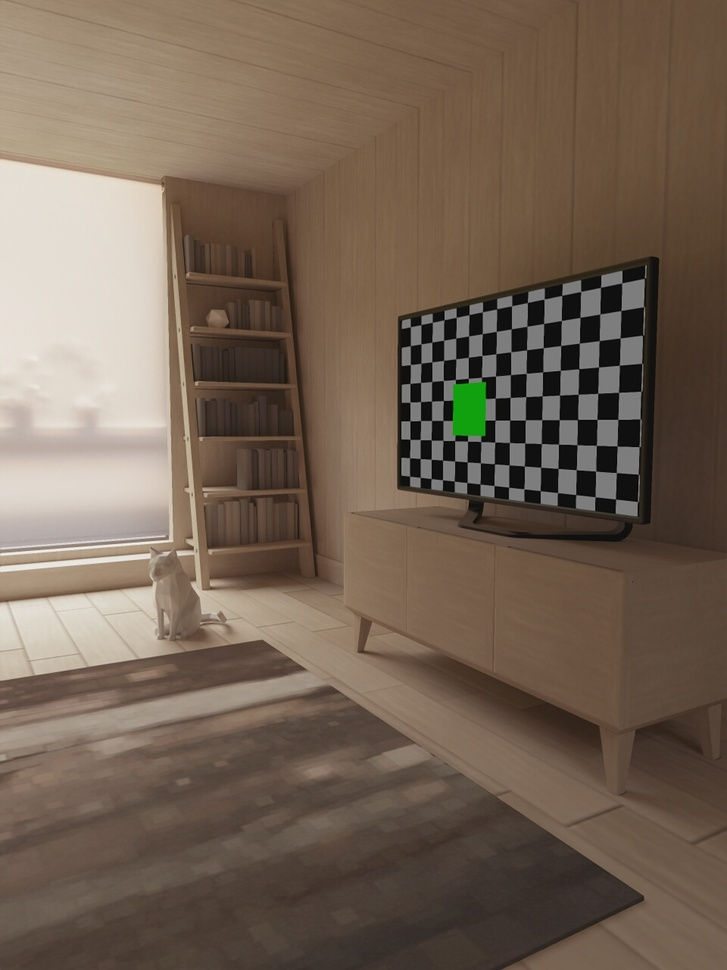
#> input picture 图片仿射变换/test.jpg, 727 x 970 px, shrunk from 960 x 1280 before the run
$ jupyter execute '图片旋转.ipynb'
#> lines starting #> are read from the running program, lines starting #| are printed output that depends on the picture
[cell 1]
import cv2

img = cv2.imread('test.jpg', 1)
#> img is the input picture: shape (970, 727, 3); mean B, G, R 84.3, 99.3, 116.1
height = img.shape[0]
#> height = 970
width = img.shape[1]
#> width = 727
matRoate = cv2.getRotationMatrix2D((height / 2, width / 2), 45, 0.5) # p1 (height, width) p2 旋转角度,逆时针 p3 缩放比
dst = cv2.warpAffine(img, matRoate, (height, width))
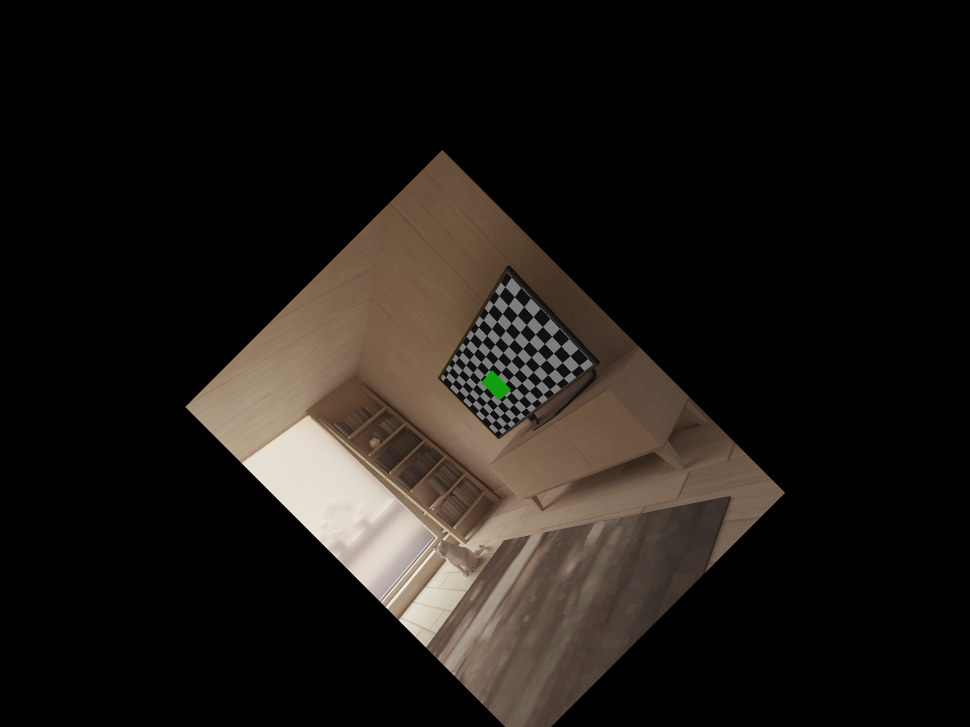
#> dst: shape (727, 970, 3); mean B, G, R 21, 24.8, 29
cv2.imshow('dst', dst)
cv2.waitKey(0)
